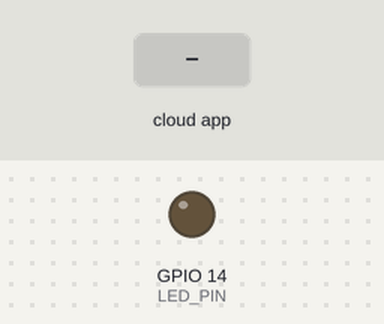
The sketch below on a simulated ESP8266 (NodeMCU). On the bench: output pins drawn as LEDs (lit = HIGH). The inputs (shaded band) are chosen by the test bench. WiFi joins after 1.5 s; servers stay silent unless stated; random numbers use the default seed unless the sketch sets one; no MQTT or app messages arrive unless stated; what the sketch prints to the serial monitor is not drawn.

Above: at 2.7 s.
2.8 s: the phone or cloud app sets workshop-trakk.led to ON
At 4.0 s:
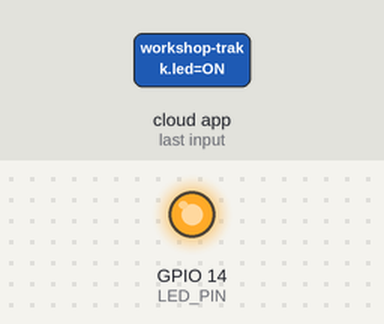
4.3 s: the phone or cloud app sets workshop-trakk.led to OFF
At 4.6 s:
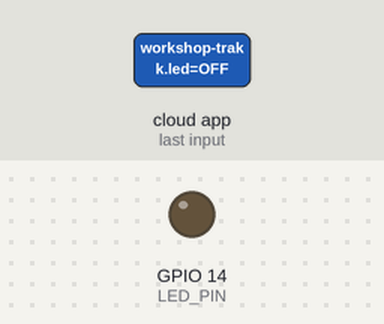
Timing chart, 0 to 7.3 s (numbered marks = the images above; inputs shaded):
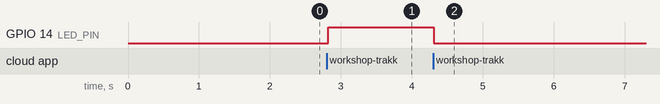

Measured:
- after the input at 2.8 s, GPIO 14 (LED_PIN): LOW → HIGH at once
- after the input at 4.3 s, GPIO 14 (LED_PIN): HIGH → LOW at once

The sketch:

mqtt_adafruit.io.ino
```cpp
/**
   Code d'exemple permettant de publier des données sur adafruit.io via MQTT
*/
#include "settings.h"
// Bibliothèques
#include <ESP8266WiFi.h>
#include "Adafruit_MQTT.h"
#include "Adafruit_MQTT_Client.h"

#define LED_PIN 14

// définir le client pour la connexion au wifi
WiFiClient client;

// définir le client MQTT auquel on passe la connection Wifi, l'url du serveur, le port et les paramètres de connexion
Adafruit_MQTT_Client mqtt(&client, IO_SERVER, IO_SERVERPORT, IO_USERNAME, IO_KEY);

// définition du feed sur lequel on va publier les données
Adafruit_MQTT_Publish test = Adafruit_MQTT_Publish(&mqtt,  IO_USERNAME "/feeds/workshop-trakk.test");

// définitioin du feed auquel on va souscrire pour recevoir les données
Adafruit_MQTT_Subscribe led = Adafruit_MQTT_Subscribe(&mqtt, IO_USERNAME "/feeds/workshop-trakk.led");

void setup() {
  Serial.begin(115200);
  Serial.println("exemple mqtt");

  pinMode(LED_PIN, OUTPUT);

  Serial.print("Connexion à ");
  Serial.println(WLAN_SSID);
  // connexion au Wifi
  WiFi.begin(WLAN_SSID, WLAN_PASS);
  while (WiFi.status() != WL_CONNECTED) {

    delay(500);
    Serial.print(".");
  }
  Serial.println();
  Serial.println("Connecté !");


  mqtt.subscribe(&led);
  // connexion à adafruit.io

  connect();

  // alimente le générateur de nombres (pseudo) aléatoires
 randomSeed(analogRead(0));
}

void loop() {


  if(! mqtt.ping(3)){
    if(! mqtt.connected()){
      connect();
    }
  }

  float value = random(1000);

  // publication des données vers le feed "test"
  if(! test.publish(value)){
    Serial.println("échec de la publication des données");
  }else{
    Serial.println("données publiées");
  }

  // tentative de lecture d'un packet entrant
  Adafruit_MQTT_Subscribe *subscription;
  while(subscription = mqtt.readSubscription(5000)){
    if(subscription == &led){ // si le feed correspond
      // conversion du message reçu dans un format utilisable via arduino
      char *value = (char *)led.lastread;
      String message = String(value);
      message.trim();
      Serial.print("message reçu : ");
      Serial.println(message);

      // en fonction du message reçu action sur la Led
      if(message == "ON") digitalWrite(LED_PIN, HIGH);
      if(message == "OFF") digitalWrite(LED_PIN, LOW);
    }
  }


  delay(5000);
}


void connect() {
  Serial.println("connexion à adafruit.io");
  int8_t retour;

  while ((retour = mqtt.connect()) != 0) {
    switch (retour) {
      case 1: Serial.println(F("protocole incorrect")); break;
      case 2: Serial.println(F("id rejeté")); break;
      case 3: Serial.println(F("serveur indisponible")); break;
      case 4: Serial.println(F("Mauvais user/pass")); break;
      case 5: Serial.println(F("Non authentifié")); break;
      case 6: Serial.println(F("impossible de souscrire")); break;
      default: Serial.println(F("échec de connexion")); break;
    }
    if(retour >= 0){
      mqtt.disconnect();
    }
    Serial.println("nouvelle tentative de connexion");
    delay(5000);

  }

  Serial.println("connecté à  adafriut.io");

}
```

settings-example.h
```cpp
#define WLAN_SSID "ssid"
#define WLAN_PASS "pwd"

 #define IO_SERVER "io.adafruit.com"
 #define IO_SERVERPORT 1883
 #define IO_USERNAME ""
 #define IO_KEY ""
```
